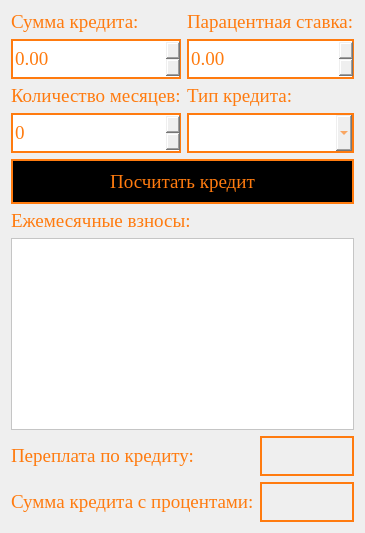
      <widget class="QWidget" name="tab_3">
       <attribute name="title">
        <string>Credit calculator</string>
       </attribute>
       <layout class="QGridLayout" name="gridLayout_10">
        <item row="0" column="0">
         <layout class="QGridLayout" name="gridLayout_4">
          <item row="2" column="1">
           <widget class="QLabel" name="labelCreditType">
            <property name="maximumSize">
             <size>
              <width>16777215</width>
              <height>16777215</height>
             </size>
            </property>
            <property name="font">
             <font>
              <family>Times New Roman</family>
              <pointsize>14</pointsize>
             </font>
            </property>
            <property name="styleSheet">
             <string notr="true">color: rgb(255, 123, 15);</string>
            </property>
            <property name="text">
             <string>Тип кредита:</string>
            </property>
           </widget>
          </item>
          <item row="1" column="0">
           <widget class="QDoubleSpinBox" name="BoxCreditSum">
            <property name="minimumSize">
             <size>
              <width>0</width>
              <height>40</height>
             </size>
            </property>
            <property name="maximumSize">
             <size>
              <width>16777215</width>
              <height>16777215</height>
             </size>
            </property>
            <property name="font">
             <font>
              <family>Times New Roman</family>
              <pointsize>14</pointsize>
             </font>
            </property>
            <property name="styleSheet">
             <string notr="true">QDoubleSpinBox{
	color: rgb(255, 123, 15);
	border: 2px solid rgb(255,123,15);
}
QDoubleSpinBox::focus{
	color: rgb(255, 255, 8);
	border: 2px solid rgb(255, 255, 8);
}</string>
            </property>
           </widget>
          </item>
          <item row="2" column="0">
           <widget class="QLabel" name="labelCreditTerm">
            <property name="maximumSize">
             <size>
              <width>16777215</width>
              <height>16777215</height>
             </size>
            </property>
            <property name="font">
             <font>
              <family>Times New Roman</family>
              <pointsize>14</pointsize>
             </font>
            </property>
            <property name="styleSheet">
             <string notr="true">color: rgb(255, 123, 15);</string>
            </property>
            <property name="text">
             <string>Количество месяцев:</string>
            </property>
           </widget>
          </item>
          <item row="3" column="1">
           <widget class="QComboBox" name="BoxCreditType">
            <property name="minimumSize">
             <size>
              <width>0</width>
              <height>40</height>
             </size>
            </property>
            <property name="maximumSize">
             <size>
              <width>16777215</width>
              <height>16777215</height>
             </size>
            </property>
            <property name="font">
             <font>
              <family>Times New Roman</family>
              <pointsize>14</pointsize>
             </font>
            </property>
            <property name="styleSheet">
             <string notr="true">QComboBox{
	color: rgb(255, 123, 15);
	border: 2px solid rgb(255,123,15);
}
QComboBox::on{
	color: rgb(255, 255, 8);
	border: 2px solid rgb(255, 255, 8);
}
QComboBox QListView{
	color: rgb(255, 255, 8);
	border: 2px solid rgb(255, 255, 8);
}

QComboBox::focus{
	color: rgb(255, 255, 8);
	border: 2px solid rgb(255, 255, 8);
}
</string>
            </property>
           </widget>
          </item>
          <item row="3" column="0">
           <widget class="QSpinBox" name="BoxCreditMonthCount">
            <property name="minimumSize">
             <size>
              <width>0</width>
              <height>40</height>
             </size>
            </property>
            <property name="maximumSize">
             <size>
              <width>16777215</width>
              <height>16777215</height>
             </size>
            </property>
            <property name="font">
             <font>
              <family>Times New Roman</family>
              <pointsize>14</pointsize>
             </font>
            </property>
            <property name="styleSheet">
             <string notr="true">QSpinBox{
	color: rgb(255, 123, 15);
	border: 2px solid rgb(255,123,15);
}

QSpinBox::focus{
	color: rgb(255, 255, 8);
	border: 2px solid rgb(255, 255, 8);
}
</string>
            </property>
            <property name="maximum">
             <number>1000000</number>
            </property>
           </widget>
          </item>
          <item row="0" column="1">
           <widget class="QLabel" name="labelCreditRate">
            <property name="maximumSize">
             <size>
              <width>16777215</width>
              <height>16777215</height>
             </size>
            </property>
            <property name="font">
             <font>
              <family>Times New Roman</family>
              <pointsize>14</pointsize>
             </font>
            </property>
            <property name="styleSheet">
             <string notr="true">color: rgb(255, 123, 15);</string>
            </property>
            <property name="text">
             <string>Парацентная ставка:</string>
            </property>
           </widget>
          </item>
          <item row="1" column="1">
           <widget class="QDoubleSpinBox" name="BoxCreditRate">
            <property name="minimumSize">
             <size>
              <width>0</width>
              <height>40</height>
             </size>
            </property>
            <property name="maximumSize">
             <size>
              <width>16777215</width>
              <height>16777215</height>
             </size>
            </property>
            <property name="font">
             <font>
              <family>Times New Roman</family>
              <pointsize>14</pointsize>
             </font>
            </property>
            <property name="styleSheet">
             <string notr="true">QDoubleSpinBox{
	color: rgb(255, 123, 15);
	border: 2px solid rgb(255,123,15);
}
QDoubleSpinBox::focus{
	color: rgb(255, 255, 8);
	border: 2px solid rgb(255, 255, 8);
}</string>
            </property>
           </widget>
          </item>
          <item row="0" column="0">
           <widget class="QLabel" name="labelCreditSum">
            <property name="maximumSize">
             <size>
              <width>16777215</width>
              <height>16777215</height>
             </size>
            </property>
            <property name="font">
             <font>
              <family>Times New Roman</family>
              <pointsize>14</pointsize>
             </font>
            </property>
            <property name="styleSheet">
             <string notr="true">color: rgb(255, 123, 15);</string>
            </property>
            <property name="text">
             <string>Сумма кредита:</string>
            </property>
           </widget>
          </item>
          <item row="4" column="0" colspan="2">
           <widget class="QPushButton" name="ButtonCreditCalc">
            <property name="minimumSize">
             <size>
              <width>75</width>
              <height>45</height>
             </size>
            </property>
            <property name="font">
             <font>
              <family>Times New Roman</family>
              <pointsize>14</pointsize>
             </font>
            </property>
            <property name="styleSheet">
             <string notr="true">QPushButton{
	color: rgb(255, 123, 15);
	background-color: rgb(0, 0, 0);
	border: 2px solid rgb(255,123,15);
}

QPushButton::pressed{
	color: rgb(255, 255, 8);
	background-color: rgb(0, 0, 0);
	border: 2px solid rgb(255, 255, 8);
}</string>
            </property>
            <property name="text">
             <string>Посчитать кредит</string>
            </property>
           </widget>
          </item>
         </layout>
        </item>
        <item row="1" column="0">
         <layout class="QVBoxLayout" name="verticalLayout">
          <item>
           <widget class="QLabel" name="labelCreditRate_6">
            <property name="font">
             <font>
              <family>Times New Roman</family>
              <pointsize>14</pointsize>
             </font>
            </property>
            <property name="styleSheet">
             <string notr="true">color: rgb(255, 123, 15);</string>
            </property>
            <property name="text">
             <string>Ежемесячные взносы:</string>
            </property>
           </widget>
          </item>
          <item>
           <widget class="QTableView" name="TableCredit">
            <property name="font">
             <font>
              <family>Times New Roman</family>
              <pointsize>14</pointsize>
             </font>
            </property>
            <property name="styleSheet">
             <string notr="true">background-color: rgb(255, 255, 255);
color: rgb(0, 0, 0);</string>
            </property>
           </widget>
          </item>
         </layout>
        </item>
        <item row="2" column="0">
         <layout class="QGridLayout" name="gridLayout_5">
          <item row="0" column="0">
           <widget class="QLabel" name="labelCreditOverpayment">
            <property name="minimumSize">
             <size>
              <width>0</width>
              <height>40</height>
             </size>
            </property>
            <property name="font">
             <font>
              <family>Times New Roman</family>
              <pointsize>14</pointsize>
             </font>
            </property>
            <property name="styleSheet">
             <string notr="true">color: rgb(255, 123, 15);</string>
            </property>
            <property name="text">
             <string>Переплата по кредиту:</string>
            </property>
           </widget>
          </item>
          <item row="0" column="1">
           <widget class="QLabel" name="labelCreditOverpaymentVal">
            <property name="minimumSize">
             <size>
              <width>0</width>
              <height>40</height>
             </size>
            </property>
            <property name="font">
             <font>
              <family>Times New Roman</family>
              <pointsize>14</pointsize>
             </font>
            </property>
            <property name="styleSheet">
             <string notr="true">color: rgb(255, 123, 15);
border: 2px solid rgb(255,123,15);</string>
            </property>
            <property name="text">
             <string/>
            </property>
           </widget>
          </item>
          <item row="1" column="0">
           <widget class="QLabel" name="labelCreditTotalSum">
            <property name="minimumSize">
             <size>
              <width>0</width>
              <height>40</height>
             </size>
            </property>
            <property name="font">
             <font>
              <family>Times New Roman</family>
              <pointsize>14</pointsize>
             </font>
            </property>
            <property name="styleSheet">
             <string notr="true">color: rgb(255, 123, 15);</string>
            </property>
            <property name="text">
             <string>Сумма кредита с процентами:</string>
            </property>
           </widget>
          </item>
          <item row="1" column="1">
           <widget class="QLabel" name="labelCreditTotalSumVal">
            <property name="minimumSize">
             <size>
              <width>0</width>
              <height>40</height>
             </size>
            </property>
            <property name="font">
             <font>
              <family>Times New Roman</family>
              <pointsize>14</pointsize>
             </font>
            </property>
            <property name="styleSheet">
             <string notr="true">color: rgb(255, 123, 15);
border: 2px solid rgb(255,123,15);</string>
            </property>
            <property name="text">
             <string/>
            </property>
           </widget>
          </item>
         </layout>
        </item>
       </layout>
      </widget>
